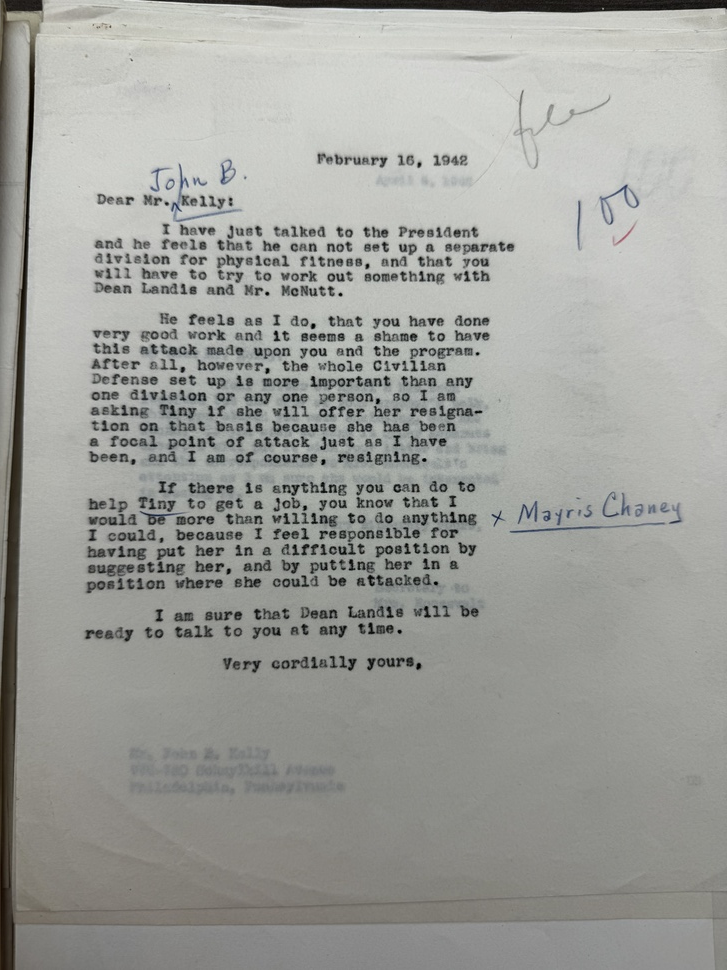
#> input picture Week5-OCR-Tesseract/images/IMG_0411.jpg, 727 x 970 px, shrunk from 4284 x 5712 before the run; its folder holds only this picture in this run
$ python 02_contrast_enhancement_demo.py
#> lines starting #> are read from the running program, lines starting #| are printed output that depends on the picture
#!/usr/bin/env python3
"""
Demo 2: Contrast Enhancement for Historical Documents
====================================================

This demo shows how to enhance contrast in historical documents using:
- Histogram Equalization (Global)
- CLAHE (Contrast Limited Adaptive Histogram Equalization)
- Gamma Correction
- Unsharp Masking

Run this script to see how different contrast enhancement techniques
affect faded or low-contrast historical documents.
"""

import cv2
import numpy as np
import matplotlib.pyplot as plt
import os
from pathlib import Path

def load_image(image_path):
    """Load and display image information."""
    image = cv2.imread(image_path)
    if image is None:
        raise ValueError(f"Could not load image: {image_path}")

    print(f"Loaded: {os.path.basename(image_path)}")
    print(f"Image shape: {image.shape}")

    return image

def convert_to_grayscale(image):
    """Convert BGR image to grayscale."""
    gray = cv2.cvtColor(image, cv2.COLOR_BGR2GRAY)
    print("✓ Converted to grayscale")
    return gray

def apply_histogram_equalization(image):
    """Apply global histogram equalization."""
    equalized = cv2.equalizeHist(image)
    print("✓ Applied global histogram equalization")
    return equalized

def apply_clahe(image, clip_limit=2.0, tile_grid_size=(8, 8)):
    """Apply CLAHE (Contrast Limited Adaptive Histogram Equalization)."""
    clahe = cv2.createCLAHE(clipLimit=clip_limit, tileGridSize=tile_grid_size)
    clahe_image = clahe.apply(image)
    print(f"✓ Applied CLAHE (clip_limit={clip_limit}, tile_size={tile_grid_size})")
    return clahe_image

def apply_gamma_correction(image, gamma=1.2):
    """Apply gamma correction."""
    # Build lookup table
    inv_gamma = 1.0 / gamma
    table = np.array([((i / 255.0) ** inv_gamma) * 255 for i in range(256)]).astype("uint8")
    gamma_corrected = cv2.LUT(image, table)
    print(f"✓ Applied gamma correction (γ={gamma})")
    return gamma_corrected

def apply_unsharp_masking(image, kernel_size=(5, 5), sigma=1.0, amount=1.0, threshold=0):
    """Apply unsharp masking to enhance text sharpness."""
    # Create Gaussian kernel
    blurred = cv2.GaussianBlur(image, kernel_size, sigma)
    sharpened = float(amount + 1) * image - float(amount) * blurred
    sharpened = np.maximum(sharpened, np.zeros(sharpened.shape))
    sharpened = np.minimum(sharpened, 255 * np.ones(sharpened.shape))
    sharpened = sharpened.round().astype(np.uint8)

    if threshold > 0:
        low_contrast_mask = np.absolute(image - blurred) < threshold
        np.copyto(sharpened, image, where=low_contrast_mask)

    print(f"✓ Applied unsharp masking (amount={amount}, σ={sigma})")
    return sharpened

def create_histogram_comparison(images, titles, save_path=None):
    """Create histogram comparison for contrast analysis."""
    fig, axes = plt.subplots(2, len(images), figsize=(15, 8))

    if len(images) == 1:
        axes = axes.reshape(2, 1)

    for i, (img, title) in enumerate(zip(images, titles)):
        # Show image
        axes[0, i].imshow(img, cmap='gray')
        axes[0, i].set_title(title, fontsize=10)
        axes[0, i].axis('off')

        # Show histogram
        axes[1, i].hist(img.ravel(), bins=256, range=[0, 256], alpha=0.7, color='blue')
        axes[1, i].set_title(f'Histogram - {title}', fontsize=10)
        axes[1, i].set_xlabel('Pixel Intensity')
        axes[1, i].set_ylabel('Frequency')
        axes[1, i].grid(True, alpha=0.3)

    plt.tight_layout()
    plt.suptitle('Contrast Enhancement: Images and Histograms', fontsize=14, fontweight='bold', y=0.98)

    if save_path:
        plt.savefig(save_path, dpi=300, bbox_inches='tight')
        print(f"✓ Histogram comparison saved to: {save_path}")

    plt.show()

def create_comparison_plot(original, processed_images, titles, save_path=None):
    """Create a comparison plot showing original and processed images."""
    n_images = len(processed_images) + 1  # +1 for original

    fig, axes = plt.subplots(2, 3, figsize=(15, 10))
    axes = axes.flatten()

    # Show original
    axes[0].imshow(original, cmap='gray')
    axes[0].set_title('Original Image', fontsize=12, fontweight='bold')
    axes[0].axis('off')

    # Show processed images
    for i, (img, title) in enumerate(zip(processed_images, titles)):
        axes[i + 1].imshow(img, cmap='gray')
        axes[i + 1].set_title(title, fontsize=12)
        axes[i + 1].axis('off')

    # Hide unused subplots
    for i in range(n_images, len(axes)):
        axes[i].axis('off')

    plt.tight_layout()
    plt.suptitle('Contrast Enhancement Techniques Comparison', fontsize=16, fontweight='bold', y=0.98)

    if save_path:
        plt.savefig(save_path, dpi=300, bbox_inches='tight')
        print(f"✓ Comparison plot saved to: {save_path}")

    plt.show()

def demonstrate_contrast_enhancement(image_path):
    """Demonstrate different contrast enhancement techniques."""
    print("=" * 60)
    print("CONTRAST ENHANCEMENT DEMONSTRATION")
    print("=" * 60)

    # Load image
    image = load_image(image_path)

    # Convert to grayscale
    gray = convert_to_grayscale(image)

    print("\nApplying different contrast enhancement techniques...")
    print("-" * 50)

    # Apply different contrast enhancement techniques
    histogram_eq = apply_histogram_equalization(gray)
    clahe_enhanced = apply_clahe(gray, clip_limit=2.0, tile_grid_size=(8, 8))
    gamma_corrected = apply_gamma_correction(gray, gamma=1.2)
    unsharp_masked = apply_unsharp_masking(gray, amount=1.0, sigma=1.0)

    # Create comparison
    processed_images = [histogram_eq, clahe_enhanced, gamma_corrected, unsharp_masked]
    titles = [
        'Global Histogram\nEqualization',
        'CLAHE\n(Adaptive)',
        'Gamma Correction\n(γ=1.2)',
        'Unsharp Masking\n(Sharpening)'
    ]

    # Save individual results to images/ directory with prefix
    base_name = os.path.splitext(os.path.basename(image_path))[0]
    images_dir = Path(__file__).parent / "images"
    images_dir.mkdir(exist_ok=True)

    cv2.imwrite(str(images_dir / f"processed_{base_name}_histogram_eq.png"), histogram_eq)
    cv2.imwrite(str(images_dir / f"processed_{base_name}_clahe.png"), clahe_enhanced)
    cv2.imwrite(str(images_dir / f"processed_{base_name}_gamma.png"), gamma_corrected)
    cv2.imwrite(str(images_dir / f"processed_{base_name}_unsharp.png"), unsharp_masked)

    print(f"\n✓ Saved individual results for {os.path.basename(image_path)}")

    # Create comparison plot in images/ directory
    comparison_path = images_dir / f"processed_contrast_enhancement_comparison_{base_name}.png"
    create_comparison_plot(gray, processed_images, titles, save_path=str(comparison_path))

    # Create histogram comparison in images/ directory
    all_images = [gray] + processed_images
    all_titles = ['Original'] + titles
    histogram_path = images_dir / f"processed_histogram_comparison_{base_name}.png"
    create_histogram_comparison(all_images, all_titles, save_path=str(histogram_path))

    return gray, processed_images, titles

def explain_techniques():
    """Print explanation of different contrast enhancement techniques."""
    print("\n" + "=" * 60)
    print("CONTRAST ENHANCEMENT TECHNIQUES EXPLAINED")
    print("=" * 60)

    print("""
1. GLOBAL HISTOGRAM EQUALIZATION
   - Spreads pixel intensities across the full range
   - Can over-enhance some areas
   - May lose local details
   - Best for: Images with poor global contrast

2. CLAHE (Contrast Limited Adaptive Histogram Equalization)
   - Applies histogram equalization to small regions
   - Limits contrast enhancement to avoid over-amplification
   - Preserves local details better
   - Best for: Images with varying local contrast

3. GAMMA CORRECTION
   - Adjusts brightness and contrast using power law
   - γ < 1: Brightens image, increases contrast in dark areas
   - γ > 1: Darkens image, increases contrast in bright areas
   - Best for: Fine-tuning brightness and contrast

4. UNSHARP MASKING
   - Enhances edges and fine details
   - Subtracts blurred version from original
   - Makes text appear sharper
   - Best for: Enhancing text readability

WHEN TO USE EACH:
- Global Histogram Eq: Quick global contrast improvement
- CLAHE: When you have varying lighting across the document
- Gamma Correction: When you need fine control over brightness
- Unsharp Masking: When text appears blurry or soft
""")

def main():
    """Main function to run the contrast enhancement demo."""
    images_dir = Path(__file__).parent / "images"

    if not images_dir.exists():
        print(f"Images directory not found: {images_dir}")
        return

    # Get all image files
    image_files = list(images_dir.glob("*.png")) + list(images_dir.glob("*.jpg")) + list(images_dir.glob("*.jpeg"))

    if not image_files:
        print("No image files found in the images directory")
        return

    print(f"Found {len(image_files)} image(s) available:")
    for i, img_file in enumerate(image_files, 1):
        print(f"  {i}. {img_file.name}")

    print("\n" + "=" * 60)
    print("CONTRAST ENHANCEMENT DEMO")
    print("=" * 60)

    # Let user choose which image to process
    while True:
        try:
            choice = input(f"\nWhich image would you like to process? (1-{len(image_files)}): ").strip()
            if choice.lower() in ['q', 'quit', 'exit']:
                print("Demo cancelled.")
                return

            choice_num = int(choice)
            if 1 <= choice_num <= len(image_files):
                selected_image = image_files[choice_num - 1]
                break
            else:
                print(f"Please enter a number between 1 and {len(image_files)}")
        except ValueError:
            print("Please enter a valid number")
#> this loop made 4 passes; the answer given on pass 1: images/IMG_0411.jpg

    print(f"\nSelected: {selected_image.name}")
    print("-" * 50)

    try:
        demonstrate_contrast_enhancement(str(selected_image))
#> in load_image, image is the input picture: shape (970, 727, 3); mean B, G, R 154.7, 159.1, 158
#| Image shape: (970, 727, 3)
#> in apply_histogram_equalization, `equalized = cv2.equalizeHist(image)`:
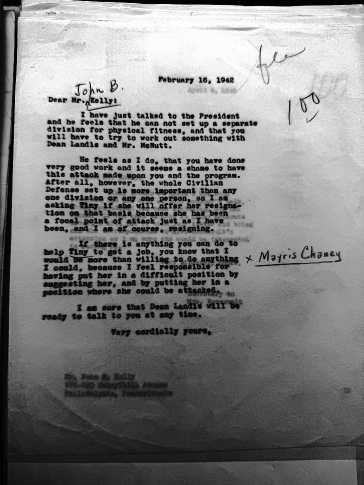
#> equalized: shape (970, 727) (shown at 1/2 size); min 0, max 255, mean 128.8
#> in apply_clahe, `clahe_image = clahe.apply(image)`:
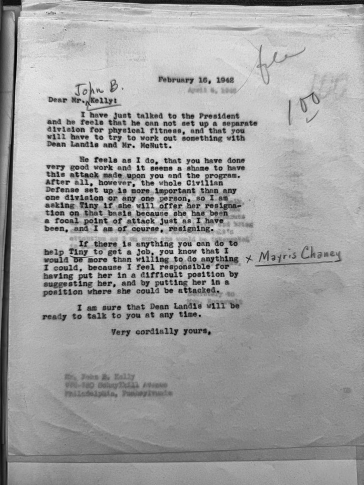
#> clahe_image: shape (970, 727) (shown at 1/2 size); min 1, max 240, mean 161.3
#> in apply_gamma_correction, `gamma_corrected = cv2.LUT(image, table)`:
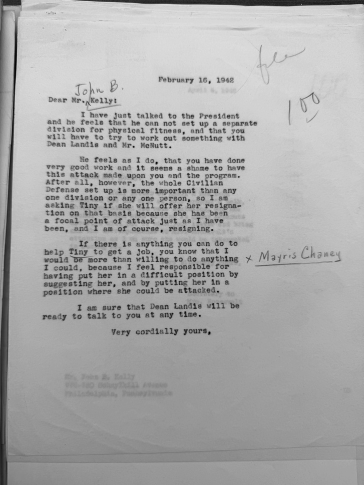
#> gamma_corrected: shape (970, 727) (shown at 1/2 size); min 0, max 235, mean 170
#> in apply_unsharp_masking, `sharpened = np.maximum(sharpened, np.zeros(sharpened.shape))`:
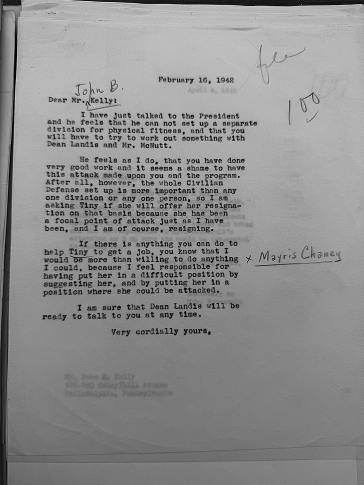
#> sharpened: shape (970, 727) float64 (shown at 1/2 size); min 0, max 285, mean 158.4; drawn with min black and max white
#> in create_comparison_plot, `n_images = len(processed_images) + 1`: n_images = 5
#> the loop in create_comparison_plot, `for i, (img, title) in enumerate(zip(processed_images, titles)):` made 4 passes
#> in demonstrate_contrast_enhancement, `all_images = [gray] + processed_images`: all_images = 5 items
#> the loop in create_histogram_comparison, `for i, (img, title) in enumerate(zip(images, titles)):` made 5 passes
#> title on pass 1: 'Original'
#> in create_histogram_comparison, `plt.savefig(save_path, dpi=300, bbox_inches='tight')`:
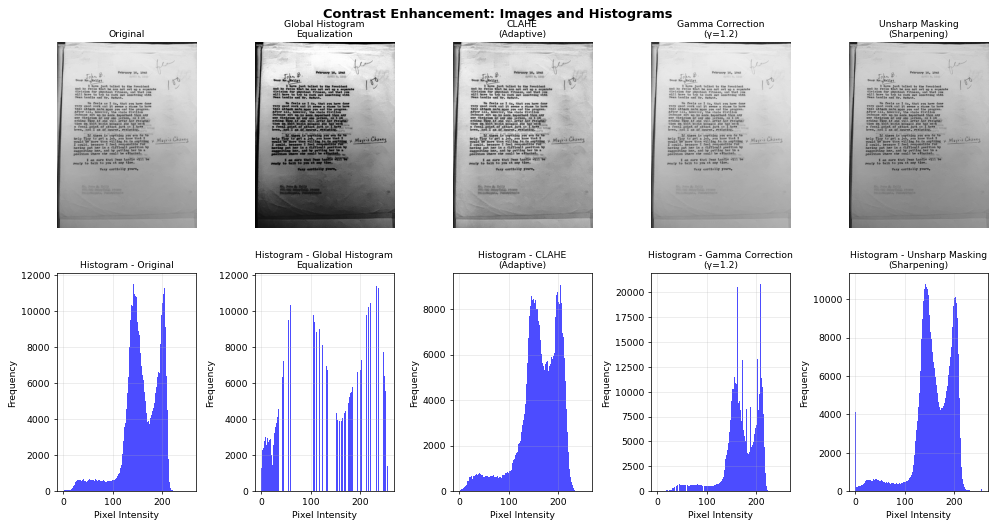
#> figure drawn by matplotlib, 10 panels; panel 6: tallest bar 11503 high, from x = 142 to 143; panel 7: tallest bar 11503 high, from x = 78 to 79; panel 8: tallest bar 9116 high, from x = 202 to 203; panel 9: tallest bar 20848 high, from x = 209 to 210

        # Explain techniques after processing
        explain_techniques()

        print("\n" + "=" * 60)
        print("CONTRAST ENHANCEMENT DEMO COMPLETE!")
        print("=" * 60)

    except Exception as e:
        print(f"❌ Error processing {selected_image.name}: {str(e)}")

if __name__ == "__main__":
    main()
